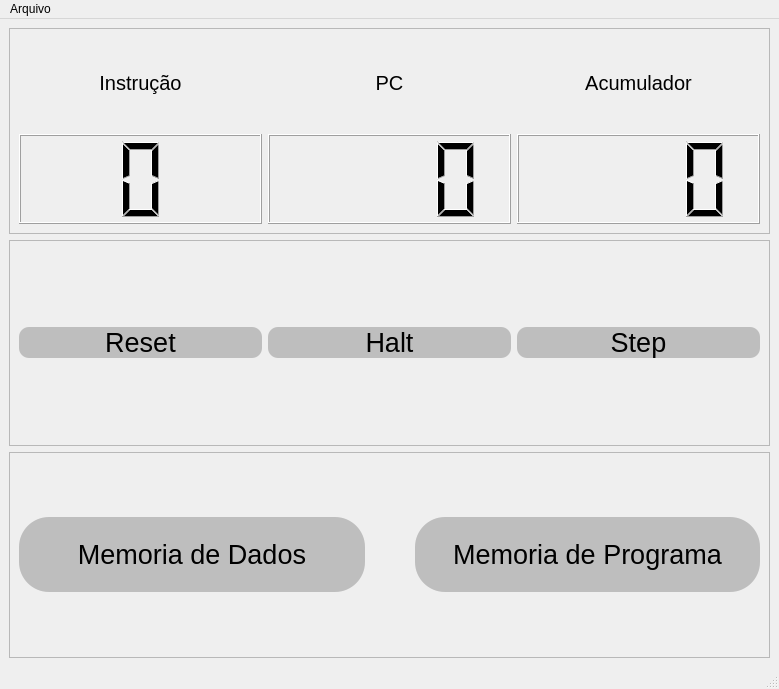
<?xml version="1.0" encoding="UTF-8"?>
<ui version="4.0">
 <class>MainWindow</class>
 <widget class="QMainWindow" name="MainWindow">
  <property name="geometry">
   <rect>
    <x>0</x>
    <y>0</y>
    <width>779</width>
    <height>689</height>
   </rect>
  </property>
  <property name="cursor">
   <cursorShape>PointingHandCursor</cursorShape>
  </property>
  <property name="windowTitle">
   <string>BIPy</string>
  </property>
  <widget class="QWidget" name="centralwidget">
   <layout class="QVBoxLayout" name="verticalLayout">
    <item>
     <widget class="QFrame" name="frame">
      <property name="font">
       <font>
        <pointsize>15</pointsize>
       </font>
      </property>
      <property name="frameShape">
       <enum>QFrame::StyledPanel</enum>
      </property>
      <property name="frameShadow">
       <enum>QFrame::Raised</enum>
      </property>
      <layout class="QGridLayout" name="gridLayout_2">
       <item row="0" column="0">
        <widget class="QLabel" name="label">
         <property name="text">
          <string>Instrução</string>
         </property>
         <property name="alignment">
          <set>Qt::AlignCenter</set>
         </property>
        </widget>
       </item>
       <item row="1" column="2">
        <widget class="QLCDNumber" name="acumulador">
         <property name="digitCount">
          <number>4</number>
         </property>
         <property name="value" stdset="0">
          <double>0</double>
         </property>
        </widget>
       </item>
       <item row="0" column="1">
        <widget class="QLabel" name="label_2">
         <property name="text">
          <string>PC</string>
         </property>
         <property name="alignment">
          <set>Qt::AlignCenter</set>
         </property>
        </widget>
       </item>
       <item row="1" column="1">
        <widget class="QLCDNumber" name="program_counter">
         <property name="digitCount">
          <number>4</number>
         </property>
         <property name="mode">
          <enum>QLCDNumber::Hex</enum>
         </property>
         <property name="value" stdset="0">
          <double>0.000000000000000</double>
         </property>
        </widget>
       </item>
       <item row="0" column="2">
        <widget class="QLabel" name="label_3">
         <property name="text">
          <string>Acumulador</string>
         </property>
         <property name="alignment">
          <set>Qt::AlignCenter</set>
         </property>
        </widget>
       </item>
       <item row="1" column="0">
        <widget class="QLCDNumber" name="intruct_counter">
         <property name="digitCount">
          <number>1</number>
         </property>
         <property name="value" stdset="0">
          <double>0</double>
         </property>
        </widget>
       </item>
      </layout>
     </widget>
    </item>
    <item>
     <widget class="QFrame" name="frame_2">
      <property name="frameShape">
       <enum>QFrame::StyledPanel</enum>
      </property>
      <property name="frameShadow">
       <enum>QFrame::Raised</enum>
      </property>
      <layout class="QHBoxLayout" name="horizontalLayout_2">
       <item>
        <widget class="QPushButton" name="reset_button">
         <property name="font">
          <font>
           <pointsize>20</pointsize>
          </font>
         </property>
         <property name="cursor">
          <cursorShape>PointingHandCursor</cursorShape>
         </property>
         <property name="styleSheet">
          <string notr="true">QPushButton{
	border-radius: 10px;
	background: rgb(190, 190, 190);
	color: black
}

QPushButton:hover{
	background: rgba(190, 190, 190, 220);
}

QPushButton:pressed{
	background: rgba(190, 190, 190, 180)
}</string>
         </property>
         <property name="text">
          <string>Reset</string>
         </property>
        </widget>
       </item>
       <item>
        <widget class="QPushButton" name="halt_check">
         <property name="font">
          <font>
           <pointsize>20</pointsize>
          </font>
         </property>
         <property name="cursor">
          <cursorShape>PointingHandCursor</cursorShape>
         </property>
         <property name="layoutDirection">
          <enum>Qt::LeftToRight</enum>
         </property>
         <property name="styleSheet">
          <string notr="true">QPushButton:checked{ 
	background-color: rgba(214,69,65,0.6);
 }

QPushButton{
	border-radius: 10px;
	background: rgb(190, 190, 190);
	color: black;
}

QPushButton:hover{
	background: rgba(214,69,65,0.2);
}

QPushButton:pressed{
	background: rgba(190, 190, 190, 180);
}</string>
         </property>
         <property name="text">
          <string>Halt</string>
         </property>
         <property name="checkable">
          <bool>true</bool>
         </property>
         <property name="checked">
          <bool>false</bool>
         </property>
         <property name="autoDefault">
          <bool>false</bool>
         </property>
         <property name="default">
          <bool>false</bool>
         </property>
         <property name="flat">
          <bool>false</bool>
         </property>
        </widget>
       </item>
       <item>
        <widget class="QPushButton" name="step_button">
         <property name="font">
          <font>
           <pointsize>20</pointsize>
          </font>
         </property>
         <property name="cursor">
          <cursorShape>PointingHandCursor</cursorShape>
         </property>
         <property name="styleSheet">
          <string notr="true">QPushButton{
	border-radius: 10px;
	background: rgb(190, 190, 190);
	color: black
}

QPushButton:hover{
	background: rgba(190, 190, 190, 220);
}

QPushButton:pressed{
	background: rgba(190, 190, 190, 180)
}</string>
         </property>
         <property name="text">
          <string>Step</string>
         </property>
        </widget>
       </item>
      </layout>
     </widget>
    </item>
    <item>
     <widget class="QFrame" name="frame_3">
      <property name="font">
       <font>
        <pointsize>20</pointsize>
       </font>
      </property>
      <property name="frameShape">
       <enum>QFrame::StyledPanel</enum>
      </property>
      <property name="frameShadow">
       <enum>QFrame::Raised</enum>
      </property>
      <layout class="QHBoxLayout" name="horizontalLayout_3">
       <property name="spacing">
        <number>50</number>
       </property>
       <item>
        <widget class="QPushButton" name="pushButton">
         <property name="minimumSize">
          <size>
           <width>0</width>
           <height>75</height>
          </size>
         </property>
         <property name="font">
          <font>
           <pointsize>20</pointsize>
          </font>
         </property>
         <property name="cursor">
          <cursorShape>PointingHandCursor</cursorShape>
         </property>
         <property name="styleSheet">
          <string notr="true">QPushButton{
	border-radius: 30px;
	background: rgb(190, 190, 190);
	color: black
}

QPushButton:hover{
	background: rgba(190, 190, 190, 220);
}

QPushButton:pressed{
	background: rgba(190, 190, 190, 180)
}</string>
         </property>
         <property name="text">
          <string>Memoria de Dados</string>
         </property>
         <property name="shortcut">
          <string>Ctrl+D</string>
         </property>
        </widget>
       </item>
       <item>
        <widget class="QPushButton" name="pushButton_2">
         <property name="minimumSize">
          <size>
           <width>0</width>
           <height>75</height>
          </size>
         </property>
         <property name="font">
          <font>
           <pointsize>20</pointsize>
          </font>
         </property>
         <property name="cursor">
          <cursorShape>PointingHandCursor</cursorShape>
         </property>
         <property name="toolTip">
          <string/>
         </property>
         <property name="toolTipDuration">
          <number>0</number>
         </property>
         <property name="statusTip">
          <string/>
         </property>
         <property name="styleSheet">
          <string notr="true">QPushButton{
	border-radius: 30px;
	background: rgb(190, 190, 190);
	color: black
}

QPushButton:hover{
	background: rgba(190, 190, 190, 220);
}

QPushButton:pressed{
	background: rgba(190, 190, 190, 180)
}</string>
         </property>
         <property name="text">
          <string>Memoria de Programa</string>
         </property>
         <property name="shortcut">
          <string>Ctrl+P</string>
         </property>
        </widget>
       </item>
      </layout>
     </widget>
    </item>
   </layout>
  </widget>
  <widget class="QMenuBar" name="menubar">
   <property name="geometry">
    <rect>
     <x>0</x>
     <y>0</y>
     <width>779</width>
     <height>21</height>
    </rect>
   </property>
   <widget class="QMenu" name="menuArquivo">
    <property name="title">
     <string>Arquivo</string>
    </property>
    <widget class="QMenu" name="menuAbrir">
     <property name="title">
      <string>Carregar</string>
     </property>
     <addaction name="actionMemoria_de_Dados"/>
     <addaction name="actionMemoria_de_Programa"/>
    </widget>
    <widget class="QMenu" name="menuSalvar">
     <property name="title">
      <string>Salvar</string>
     </property>
     <addaction name="actionMemoria_de_Dados_2"/>
     <addaction name="actionMemoria_de_Programa_2"/>
    </widget>
    <addaction name="menuSalvar"/>
    <addaction name="menuAbrir"/>
   </widget>
   <addaction name="menuArquivo"/>
  </widget>
  <widget class="QStatusBar" name="statusbar"/>
  <action name="actionAbrir_Memoria_de_Dados">
   <property name="text">
    <string>Abrir Memoria de Dados</string>
   </property>
  </action>
  <action name="actionMemoria_de_Dados">
   <property name="text">
    <string>Memoria de Dados</string>
   </property>
  </action>
  <action name="actionMemoria_de_Programa">
   <property name="text">
    <string>Memoria de Programa</string>
   </property>
  </action>
  <action name="actionMemoria_de_Dados_2">
   <property name="text">
    <string>Memoria de Dados</string>
   </property>
  </action>
  <action name="actionMemoria_de_Programa_2">
   <property name="text">
    <string>Memoria de Programa</string>
   </property>
  </action>
 </widget>
 <resources/>
 <connections/>
</ui>
